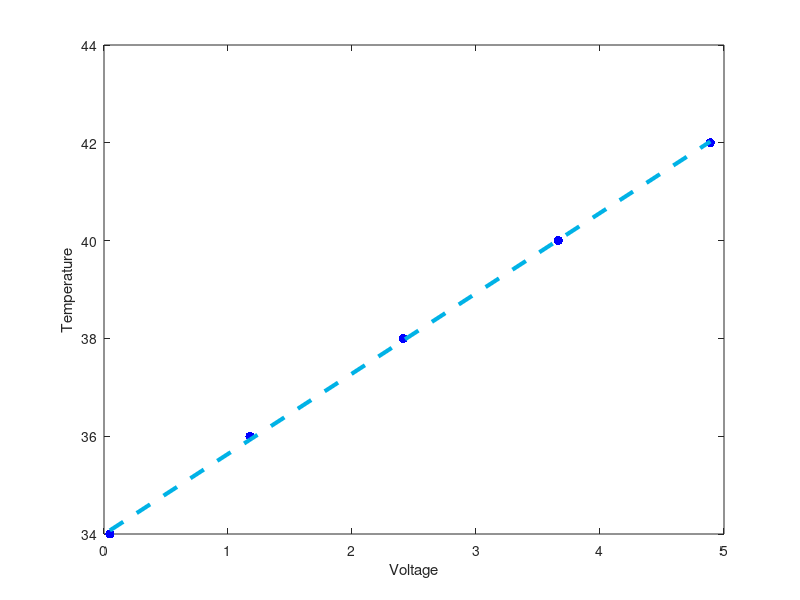

MATLAB code to generate this figure:
Temperature = [34 36 38 40 42];
Voltage = [0.047 1.177 2.414 3.664 4.89];  
set(0,'DefaultLineLineWidth',3)
plot(Voltage,Temperature,'.b',  'MarkerSize',20)
p = polyfit(Voltage,Temperature,1)
f = polyval(p,Voltage);
hold on
plot(Voltage,f,'--', 'Color',[0,0.7,0.9])
xlabel('Voltage')
ylabel('Temperature')